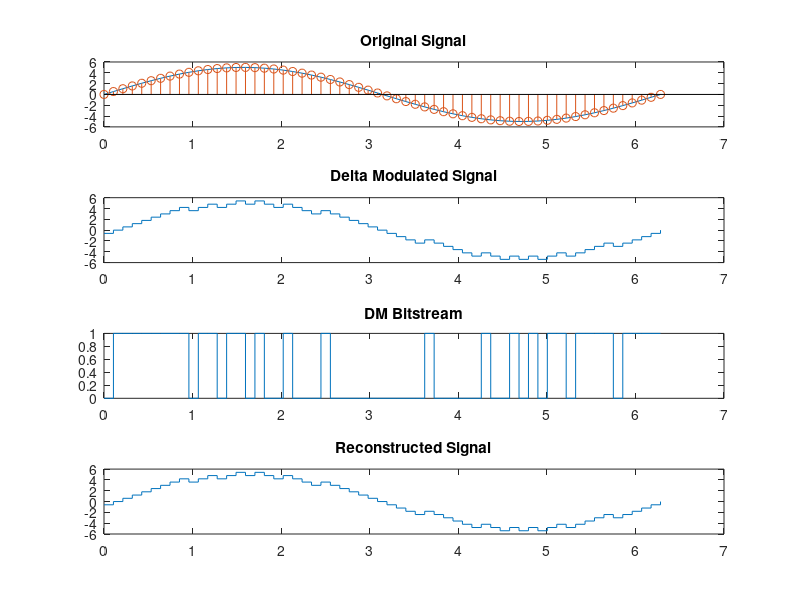

Write the MATLAB code that produced this figure.

clc;
clear;
close all;

A = 5;
N = 60;
d = 0.6;

t = linspace(0,2*pi,N);
x = A*sin(t);

y = zeros(1,N);
b = zeros(1,N);

for i = 1:N
    if x(i) > y(max(i-1,1))
        y(i) = y(max(i-1,1)) + d;
        b(i) = 1;
    else
        y(i) = y(max(i-1,1)) - d;
        b(i) = 0;
    end
end

subplot(4,1,1);
plot(t,x);
hold on;
stem(t,x);
title('Original Signal');

subplot(4,1,2);
stairs(t,y);
title('Delta Modulated Signal');

subplot(4,1,3);
stairs(t,b);
title('DM Bitstream');

subplot(4,1,4);
stairs(t,y);
title('Reconstructed Signal');
